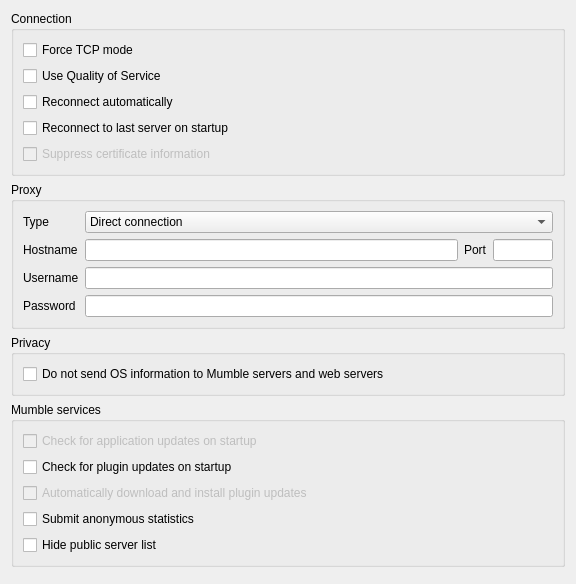
<?xml version="1.0" encoding="UTF-8"?>
<ui version="4.0">
 <class>NetworkConfig</class>
 <widget class="QWidget" name="NetworkConfig">
  <property name="geometry">
   <rect>
    <x>0</x>
    <y>0</y>
    <width>576</width>
    <height>584</height>
   </rect>
  </property>
  <property name="windowTitle">
   <string notr="true">Form</string>
  </property>
  <property name="accessibleName">
   <string>Username</string>
  </property>
  <layout class="QVBoxLayout" name="verticalLayout_2">
   <item>
    <widget class="QGroupBox" name="qgbConnection">
     <property name="sizePolicy">
      <sizepolicy hsizetype="Preferred" vsizetype="Minimum">
       <horstretch>0</horstretch>
       <verstretch>0</verstretch>
      </sizepolicy>
     </property>
     <property name="title">
      <string>Connection</string>
     </property>
     <layout class="QVBoxLayout">
      <item>
       <widget class="QCheckBox" name="qcbTcpMode">
        <property name="toolTip">
         <string>Use TCP compatibility mode</string>
        </property>
        <property name="whatsThis">
         <string>&lt;b&gt;Enable TCP compatibility mode&lt;/b&gt;.&lt;br /&gt;This will make Mumble use only TCP when communicating with the server. This will increase overhead and cause lost packets to produce noticeable pauses in communication, so this should only be used if you are unable to use the default (which uses UDP for voice and TCP for control).</string>
        </property>
        <property name="text">
         <string>Force TCP mode</string>
        </property>
       </widget>
      </item>
      <item>
       <widget class="QCheckBox" name="qcbQoS">
        <property name="toolTip">
         <string>Enable QoS to prioritize packets</string>
        </property>
        <property name="whatsThis">
         <string>This will enable QoS, which will attempt to prioritize voice packets over other traffic.</string>
        </property>
        <property name="text">
         <string>Use Quality of Service</string>
        </property>
       </widget>
      </item>
      <item>
       <widget class="QCheckBox" name="qcbAutoReconnect">
        <property name="toolTip">
         <string>Reconnect when disconnected</string>
        </property>
        <property name="whatsThis">
         <string>&lt;b&gt;Reconnect when disconnected&lt;/b&gt;.&lt;br /&gt;This will make Mumble try to automatically reconnect after 10 seconds if your server connection fails.</string>
        </property>
        <property name="text">
         <string>Reconnect automatically</string>
        </property>
       </widget>
      </item>
      <item>
       <widget class="QCheckBox" name="qcbAutoConnect">
        <property name="toolTip">
         <string>Reconnect to last used server when starting Mumble</string>
        </property>
        <property name="text">
         <string>Reconnect to last server on startup</string>
        </property>
        <property name="visible">
         <bool>false</bool>
        </property>
       </widget>
      </item>
      <item>
       <widget class="QCheckBox" name="qcbSuppressIdentity">
        <property name="toolTip">
         <string>Don't send certificate to server and don't save passwords. (Not saved).</string>
        </property>
        <property name="whatsThis">
         <string>&lt;b&gt;This will suppress identity information from the client.&lt;/b&gt;&lt;p&gt;The client will not identify itself with a certificate, even if defined. This is primarily a test-option and is not saved.&lt;/p&gt;</string>
        </property>
        <property name="text">
         <string>Suppress certificate information</string>
        </property>
        <property name="enabled">
         <bool>false</bool>
        </property>
        <property name="visible">
         <bool>false</bool>
        </property>
       </widget>
      </item>
     </layout>
    </widget>
   </item>
   <item>
    <widget class="QGroupBox" name="qgbProxy">
     <property name="sizePolicy">
      <sizepolicy hsizetype="Expanding" vsizetype="Minimum">
       <horstretch>0</horstretch>
       <verstretch>0</verstretch>
      </sizepolicy>
     </property>
     <property name="title">
      <string>Proxy</string>
     </property>
     <layout class="QGridLayout">
      <item row="0" column="0">
       <widget class="QLabel" name="qlType">
        <property name="text">
         <string>Type</string>
        </property>
        <property name="buddy">
         <cstring>qcbType</cstring>
        </property>
       </widget>
      </item>
      <item row="0" column="1" colspan="3">
       <widget class="MUComboBox" name="qcbType">
        <property name="sizePolicy">
         <sizepolicy hsizetype="Preferred" vsizetype="Fixed">
          <horstretch>0</horstretch>
          <verstretch>0</verstretch>
         </sizepolicy>
        </property>
        <property name="toolTip">
         <string>Type of proxy to connect through</string>
        </property>
        <property name="whatsThis">
         <string>&lt;b&gt;Type of proxy to connect through.&lt;/b&gt;&lt;br /&gt;This makes Mumble connect through a proxy for all outgoing connections. Note: Proxy tunneling forces Mumble into TCP compatibility mode, causing all voice data to be sent via the control channel.</string>
        </property>
        <property name="accessibleName">
         <string>Proxy type</string>
        </property>
        <item>
         <property name="text">
          <string>Direct connection</string>
         </property>
        </item>
        <item>
         <property name="text">
          <string>HTTP(S) proxy</string>
         </property>
        </item>
        <item>
         <property name="text">
          <string>SOCKS5 proxy</string>
         </property>
        </item>
       </widget>
      </item>
      <item row="1" column="0">
       <widget class="QLabel" name="qlHostname">
        <property name="text">
         <string>Hostname</string>
        </property>
        <property name="alignment">
         <set>Qt::AlignLeading|Qt::AlignLeft|Qt::AlignVCenter</set>
        </property>
        <property name="buddy">
         <cstring>qleHostname</cstring>
        </property>
       </widget>
      </item>
      <item row="1" column="1">
       <widget class="QLineEdit" name="qleHostname">
        <property name="sizePolicy">
         <sizepolicy hsizetype="Expanding" vsizetype="Fixed">
          <horstretch>0</horstretch>
          <verstretch>0</verstretch>
         </sizepolicy>
        </property>
        <property name="toolTip">
         <string>Hostname of the proxy</string>
        </property>
        <property name="whatsThis">
         <string>&lt;b&gt;Hostname of the proxy.&lt;/b&gt;&lt;br /&gt;This field specifies the hostname of the proxy you wish to tunnel network traffic through.</string>
        </property>
        <property name="accessibleName">
         <string>Proxy hostname</string>
        </property>
        <property name="text">
         <string/>
        </property>
       </widget>
      </item>
      <item row="1" column="2">
       <widget class="QLabel" name="qlPort">
        <property name="sizePolicy">
         <sizepolicy hsizetype="Preferred" vsizetype="Preferred">
          <horstretch>0</horstretch>
          <verstretch>0</verstretch>
         </sizepolicy>
        </property>
        <property name="minimumSize">
         <size>
          <width>0</width>
          <height>0</height>
         </size>
        </property>
        <property name="text">
         <string>Port</string>
        </property>
        <property name="buddy">
         <cstring>qlePort</cstring>
        </property>
       </widget>
      </item>
      <item row="1" column="3">
       <widget class="QLineEdit" name="qlePort">
        <property name="sizePolicy">
         <sizepolicy hsizetype="Minimum" vsizetype="Fixed">
          <horstretch>0</horstretch>
          <verstretch>0</verstretch>
         </sizepolicy>
        </property>
        <property name="minimumSize">
         <size>
          <width>20</width>
          <height>0</height>
         </size>
        </property>
        <property name="maximumSize">
         <size>
          <width>60</width>
          <height>16777215</height>
         </size>
        </property>
        <property name="toolTip">
         <string>Port number of the proxy</string>
        </property>
        <property name="whatsThis">
         <string>&lt;b&gt;Port number of the proxy.&lt;/b&gt;&lt;br /&gt;This field specifies the port number that the proxy expects connections on.</string>
        </property>
        <property name="accessibleName">
         <string>Proxy port</string>
        </property>
        <property name="inputMask">
         <string/>
        </property>
        <property name="text">
         <string/>
        </property>
        <property name="maxLength">
         <number>5</number>
        </property>
       </widget>
      </item>
      <item row="2" column="0">
       <widget class="QLabel" name="qlUsername">
        <property name="text">
         <string>Username</string>
        </property>
        <property name="buddy">
         <cstring>qleUsername</cstring>
        </property>
       </widget>
      </item>
      <item row="2" column="1" colspan="3">
       <widget class="QLineEdit" name="qleUsername">
        <property name="toolTip">
         <string>Username for proxy authentication</string>
        </property>
        <property name="whatsThis">
         <string>&lt;b&gt;Username for proxy authentication.&lt;/b&gt;&lt;br /&gt;This specifies the username you use for authenticating yourself with the proxy. In case the proxy does not use authentication, or you want to connect anonymously, simply leave this field blank.</string>
        </property>
        <property name="accessibleName">
         <string>Proxy username</string>
        </property>
       </widget>
      </item>
      <item row="3" column="0">
       <widget class="QLabel" name="qlPassword">
        <property name="text">
         <string>Password</string>
        </property>
        <property name="buddy">
         <cstring>qlePassword</cstring>
        </property>
       </widget>
      </item>
      <item row="3" column="1" colspan="3">
       <widget class="QLineEdit" name="qlePassword">
        <property name="toolTip">
         <string>Password for proxy authentication</string>
        </property>
        <property name="whatsThis">
         <string>&lt;b&gt;Password for proxy authentication.&lt;/b&gt;&lt;br /&gt;This specifies the password you use for authenticating yourself with the proxy. In case the proxy does not use authentication, or you want to connect anonymously, simply leave this field blank.</string>
        </property>
        <property name="accessibleName">
         <string>Proxy password</string>
        </property>
        <property name="inputMask">
         <string/>
        </property>
        <property name="text">
         <string/>
        </property>
        <property name="echoMode">
         <enum>QLineEdit::Password</enum>
        </property>
       </widget>
      </item>
     </layout>
    </widget>
   </item>
   <item>
    <widget class="QGroupBox" name="qgbPrivacy">
     <property name="title">
      <string>Privacy</string>
     </property>
     <layout class="QVBoxLayout" name="verticalLayout_4">
      <item>
       <widget class="QCheckBox" name="qcbHideOS">
        <property name="toolTip">
         <string>Prevent OS information being sent to Mumble servers and web servers</string>
        </property>
        <property name="whatsThis">
         <string>&lt;b&gt;Don't send OS information to servers&lt;/b&gt;&lt;br/&gt;
Prevents the client from sending potentially identifying information about the operating system to the Mumble server and web servers.</string>
        </property>
        <property name="text">
         <string>Do not send OS information to Mumble servers and web servers</string>
        </property>
       </widget>
      </item>
     </layout>
    </widget>
   </item>
   <item>
    <widget class="QGroupBox" name="qgbServices">
     <property name="title">
      <string>Mumble services</string>
     </property>
     <layout class="QVBoxLayout" name="verticalLayout">
      <item>
       <widget class="QCheckBox" name="qcbAutoUpdate">
        <property name="toolTip">
         <string>Check for new releases of Mumble automatically.</string>
        </property>
        <property name="whatsThis">
         <string>This will check for new releases of Mumble every time you start the program, and notify you if one is available.</string>
        </property>
        <property name="text">
         <string>Check for application updates on startup</string>
        </property>
        <property name="enabled">
         <bool>false</bool>
        </property>
        <property name="visible">
         <bool>false</bool>
        </property>
       </widget>
      </item>
      <item>
       <widget class="QCheckBox" name="qcbPluginUpdateCheck">
        <property name="toolTip">
         <string>Check for new releases of plugins automatically.</string>
        </property>
        <property name="whatsThis">
         <string>This will check for new releases of plugins every time you start the program, and download them automatically.</string>
        </property>
        <property name="text">
         <string>Check for plugin updates on startup</string>
        </property>
       </widget>
      </item>
      <item>
       <widget class="QCheckBox" name="qcbPluginAutoUpdate">
        <property name="text">
         <string>Automatically download and install plugin updates</string>
        </property>
        <property name="enabled">
         <bool>false</bool>
        </property>
        <property name="visible">
         <bool>false</bool>
        </property>
       </widget>
      </item>
      <item>
       <widget class="QCheckBox" name="qcbUsage">
        <property name="toolTip">
         <string>Submit anonymous statistics to the Mumble project</string>
        </property>
        <property name="whatsThis">
         <string>&lt;b&gt;Submit anonymous statistics.&lt;/b&gt;&lt;br /&gt;Mumble has a small development team, and as such needs to focus its development where it is needed most. By submitting a bit of statistics you help the project determine where to focus development.</string>
        </property>
        <property name="text">
         <string>Submit anonymous statistics</string>
        </property>
       </widget>
      </item>
      <item>
       <widget class="QCheckBox" name="qcbDisablePublicList">
        <property name="enabled">
         <bool>true</bool>
        </property>
        <property name="toolTip">
         <string>When toggled this hides the public server list from the connect dialog</string>
        </property>
        <property name="text">
         <string>Hide public server list</string>
        </property>
       </widget>
      </item>
     </layout>
    </widget>
   </item>
   <item>
    <spacer>
     <property name="orientation">
      <enum>Qt::Vertical</enum>
     </property>
     <property name="sizeType">
      <enum>QSizePolicy::Expanding</enum>
     </property>
     <property name="sizeHint" stdset="0">
      <size>
       <width>20</width>
       <height>40</height>
      </size>
     </property>
    </spacer>
   </item>
  </layout>
 </widget>
 <customwidgets>
  <customwidget>
   <class>MUComboBox</class>
   <extends>QComboBox</extends>
   <header>widgets/MUComboBox.h</header>
  </customwidget>
 </customwidgets>
 <resources/>
 <connections/>
</ui>
